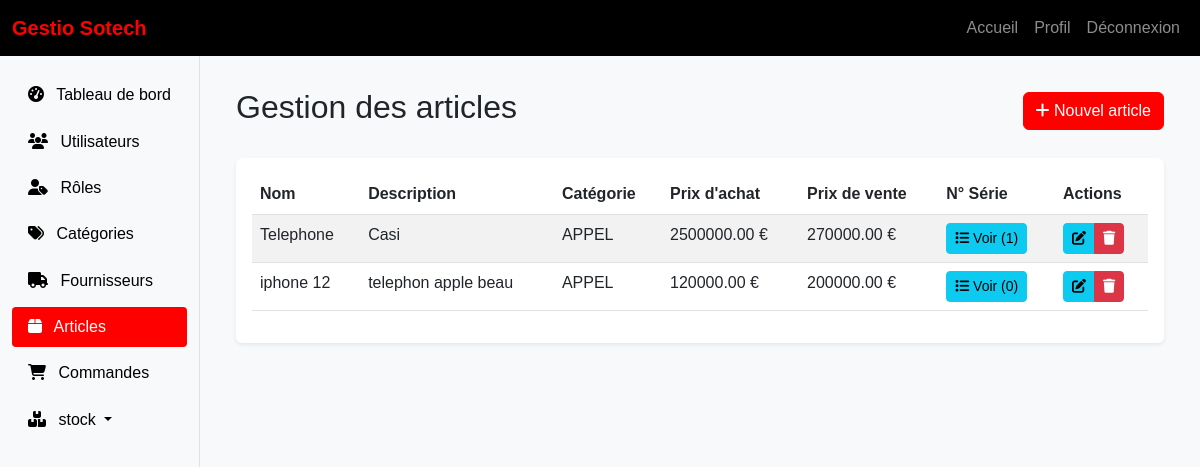
/articles/ (signed in), run on the app's committed database.
### core/models.py (models this page shows, shortened)
class Article(models.Model):
    nom = models.CharField(max_length=200)
    description = models.TextField()
    categorie = models.ForeignKey(Categorie, on_delete=models.CASCADE)
    fournisseur = models.ForeignKey(Fournisseur, on_delete=models.CASCADE)
    prix_achat = models.DecimalField(max_digits=10, decimal_places=2)
    prix_vente = models.DecimalField(max_digits=10, decimal_places=2)
    seuil_alerte = models.IntegerField(default=10, help_text="Seuil d'alerte pour le réapprovisionnement")
    date_creation = models.DateTimeField(auto_now_add=True)
    date_modification = models.DateTimeField(auto_now=True)
    def get_numeros_serie(self):
        return ArticleNumeroSerie.objects.filter(article=self)

class Categorie(models.Model):
    nom = models.CharField(max_length=100)
    description = models.TextField(blank=True)
    date_creation = models.DateTimeField(auto_now_add=True)
    date_modification = models.DateTimeField(auto_now=True)

### core/views.py (the view)
# urls.py: path('articles/', views.ArticleListView.as_view(), name='liste_articles'),
class ArticleListView(LoginRequiredMixin, ListView):
    model = Article
    template_name = 'core/articles/liste.html'
    context_object_name = 'articles'

### templates/core/articles/liste.html (shortened to what this page needs)
{% extends 'base.html' %}
{% block content %}
<div class="container-fluid">
    <div class="d-flex justify-content-between align-items-center mb-4">
        <h1 class="h2">Gestion des articles</h1>
        <a href="{% url 'creer_article' %}" class="btn btn-primary">
            <i class="fas fa-plus"></i> Nouvel article
        </a>
    </div>
    <div class="card">
        <div class="card-body">
            <div class="table-responsive">
                <table class="table table-striped">
                    <thead>
                        <tr>
                            <th>Nom</th>
                            <th>Description</th>
                            <th>Catégorie</th>
                            <th>Prix d'achat</th>
                            <th>Prix de vente</th>
                            <th>N° Série</th>
                            <th>Actions</th>
                        </tr>
                    </thead>
                    <tbody>
                        {% for article in articles %}
                        <tr>
                            <td>{{ article.nom }}</td>
                            <td>{{ article.description|truncatechars:50 }}</td>
                            <td>{{ article.categorie.nom }}</td>
                            <td>{{ article.prix_achat }} €</td>
                            <td>{{ article.prix_vente }} €</td>
                            <td>
                                <button type="button" class="btn btn-info btn-sm" data-bs-toggle="modal" data-bs-target="#serieModal{{ article.id }}">
                                    <i class="fas fa-list"></i> Voir ({{ article.get_numeros_serie.count }})
                                </button>
                            </td>
                            <td>
                                <div class="btn-group" role="group">
                                    <a href="{% url 'modifier_article' article.pk %}" class="btn btn-sm btn-info">
                                        <i class="fas fa-edit"></i>
                                    </a>
                                    <a href="{% url 'supprimer_article' article.pk %}" class="btn btn-sm btn-danger">
                                        <i class="fas fa-trash"></i>
                                    </a>
                                </div>
                            </td>
                        </tr>
                        {% empty %}
                        <tr>
                            <td colspan="7" class="text-center">Aucun article trouvé</td>
                        </tr>
                        {% endfor %}
                    </tbody>
                </table>
            </div>
        </div>
    </div>
</div>
{% endblock %}

### static/css/style.css (style rules this page uses)
:root { --primary-color: #ff0000; --secondary-color: #000000; --light-gray: #f8f9fa; --dark-gray: #343a40; }
body { font-family: 'Arial', sans-serif; background-color: var(--light-gray); }
.btn-primary { background-color: var(--primary-color); border-color: var(--primary-color); }
.card { border: none; box-shadow: 0 0.125rem 0.25rem rgba(0, 0, 0, 0.075); }

### data on the page
Article: nom "Telephone", description "Casi", categorie.nom "APPEL", prix_achat "2500000.00", prix_vente "270000.00", get_numeros_serie.count "1"
Article: nom "iphone 12", description "telephon apple beau", categorie.nom "APPEL", prix_achat "120000.00", prix_vente "200000.00", get_numeros_serie.count "0"
